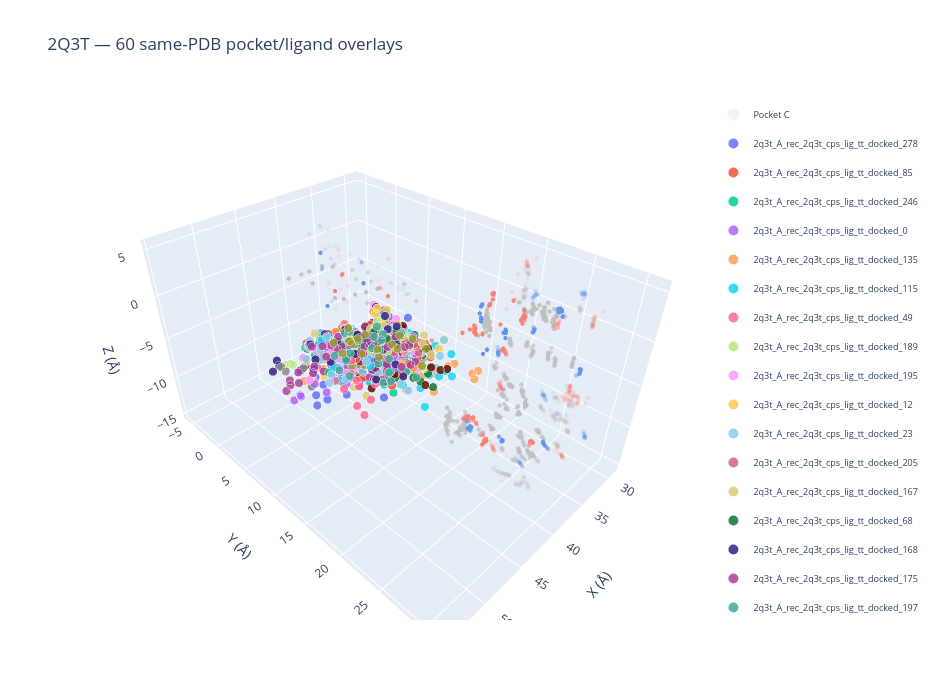

The notebook cell saved with this chart:
### Markdown cell above
## 4. 3D Overlay — All Pocket & Ligand Poses

### Code cell
# Palette for different ligand samples
import plotly.express as px
palette = px.colors.qualitative.Plotly + px.colors.qualitative.Safe

traces = []

# ── Pocket: aggregate all atoms from all samples ───────────────────────────
poc_ch_to_coords = {}
for p, _ in target_samples:
    mask = p["atoms_channel"] < 4
    coords   = p["coords"][mask].numpy()
    channels = p["atoms_channel"][mask].numpy()
    for ch in np.unique(channels):
        poc_ch_to_coords.setdefault(int(ch), []).append(coords[channels == ch])

min_ch = min(poc_ch_to_coords)
for ch, coord_list in sorted(poc_ch_to_coords.items()):
    xyz = np.concatenate(coord_list, axis=0)
    elem = IDX_TO_ELEM.get(ch, f"ch{ch}")
    traces.append(go.Scatter3d(
        x=xyz[:, 0], y=xyz[:, 1], z=xyz[:, 2],
        mode="markers",
        marker=dict(size=2.5, color=POCKET_COLORS.get(ch, "white"), opacity=0.18),
        name=f"Pocket {elem}",
        legendgroup="pocket",
        showlegend=bool(ch == min_ch),
    ))

# ── Ligands: one colour per sample ────────────────────────────────────────
for i, (p, l) in enumerate(target_samples):
    mask = l["atoms_channel"] < 7
    coords = l["coords"][mask].numpy()
    color  = palette[i % len(palette)]
    label  = l["id"].split("/")[1].replace(".sdf", "")
    traces.append(go.Scatter3d(
        x=coords[:, 0], y=coords[:, 1], z=coords[:, 2],
        mode="markers",
        marker=dict(size=5, color=color, opacity=0.85,
                    line=dict(width=0.5, color="white")),
        name=label,
        legendgroup=f"lig_{i}",
    ))

fig = go.Figure(traces)
fig.update_layout(
    title=f"{TARGET_PDB.upper()} — {len(target_samples)} same-PDB pocket/ligand overlays",
    scene=dict(
        xaxis_title="X (\u00c5)",
        yaxis_title="Y (\u00c5)",
        zaxis_title="Z (\u00c5)",
        aspectmode="data",
    ),
    width=950, height=700,
    legend=dict(itemsizing="constant", font=dict(size=9)),
)
fig.show()
